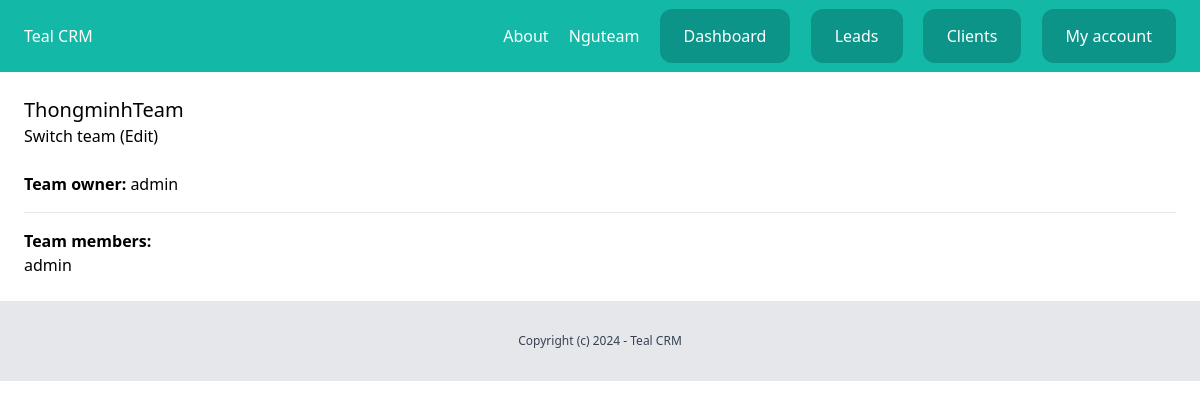
Screenshot of /dashboard/teams/2/ (signed in) with the database file from the repository.
### team/models.py (models this page shows, shortened)
class Team(models.Model):
    plan = models.ForeignKey(Plan, related_name='teams', blank=True, null=True, on_delete=models.CASCADE)
    name = models.CharField(max_length=100)
    members = models.ManyToManyField(User, related_name='teams')
    created_by = models.ForeignKey(User, related_name='created_teams', on_delete=models.CASCADE)
    created_at = models.DateTimeField(auto_now_add=True)

### team/views.py (the view)
# urls.py: path('<int:pk>/', views.client_detail, name="detail"),
@login_required
def detail(request, pk):
    team = get_object_or_404(Team, members__in=[request.user], pk=pk)
    return render(request, 'team/detail_team.html', {'team': team})

### team/context_processors.py (called while the page is built)
def active_team(request):
    if request.user.is_authenticated:
        if request.user.userprofile.active_team:
            active_team = request.user.userprofile.active_team
        else:
            active_team = Team.objects.filter(created_by=request.user)[0]
    else:
        active_team = None
    return {'active_team': active_team}

### team/templates/team/detail_team.html (shortened to what this page needs)
{% extends "core/base.html" %}
{% block content %}
<div class="py-6 px-6">
    <h1 class="text-xl">{{team.name}}</h1>
    <a href="{% url 'team:list' %}">Switch team</a>
    {% if team.created_by == request.user %}
        <a href="{% url 'team:edit' team.id %}">(Edit)</a>
    {% endif %}
    <p class="mt-6"><strong>Team owner: </strong>{{team.created_by}}</p>
    <hr class="my-4">
    <h2 class="font-semibold">Team members:</h2>
    {% for member in team.members.all %}
        <p>{{member.username}}</p>
    {% endfor %}
</div>
{% endblock content %}

### core/templates/core/partials/nav.html
<nav class="py-6 px-6 flex justify-between bg-teal-500">
    <a href="/" class="text-white">Teal CRM</a>
    <div class="space-x-4">
        <a href="{% url 'about' %}" class="text-white">About</a>
        {% if request.user.is_authenticated %}
            <a href="{% url 'team:detail' active_team.id %}" class="text-white">{{ active_team.name }}</a>
            <a href="{% url 'dashboard:dashboard' %}" class="py-4 px-6 bg-teal-600 rounded-xl text-white">Dashboard</a>
            <a href="{% url 'leads:list' %}" class="py-4 px-6 bg-teal-600 rounded-xl text-white">Leads</a>
            <a href="{% url 'clients:list' %}" class="py-4 px-6 bg-teal-600 rounded-xl text-white">Clients</a>
            <a href="{% url 'userprofile:myaccount' %}" class="py-4 px-6 bg-teal-600 rounded-xl text-white">My account</a>
        {% else %}
            <a href="{% url 'login' %}" class="py-4 px-6 bg-teal-600 rounded-xl text-white">Log in</a>
            <a href="{% url 'userprofile:signup' %}" class="py-4 px-6 bg-teal-300 rounded-xl text-white">Sign up</a>
        {% endif %}
    </div>
</nav>

### rows the page displays
Team: name "Nguteam"
Team: name "ThongminhTeam", created_by "admin"

### other values shown
{{ member.username }} "admin"
